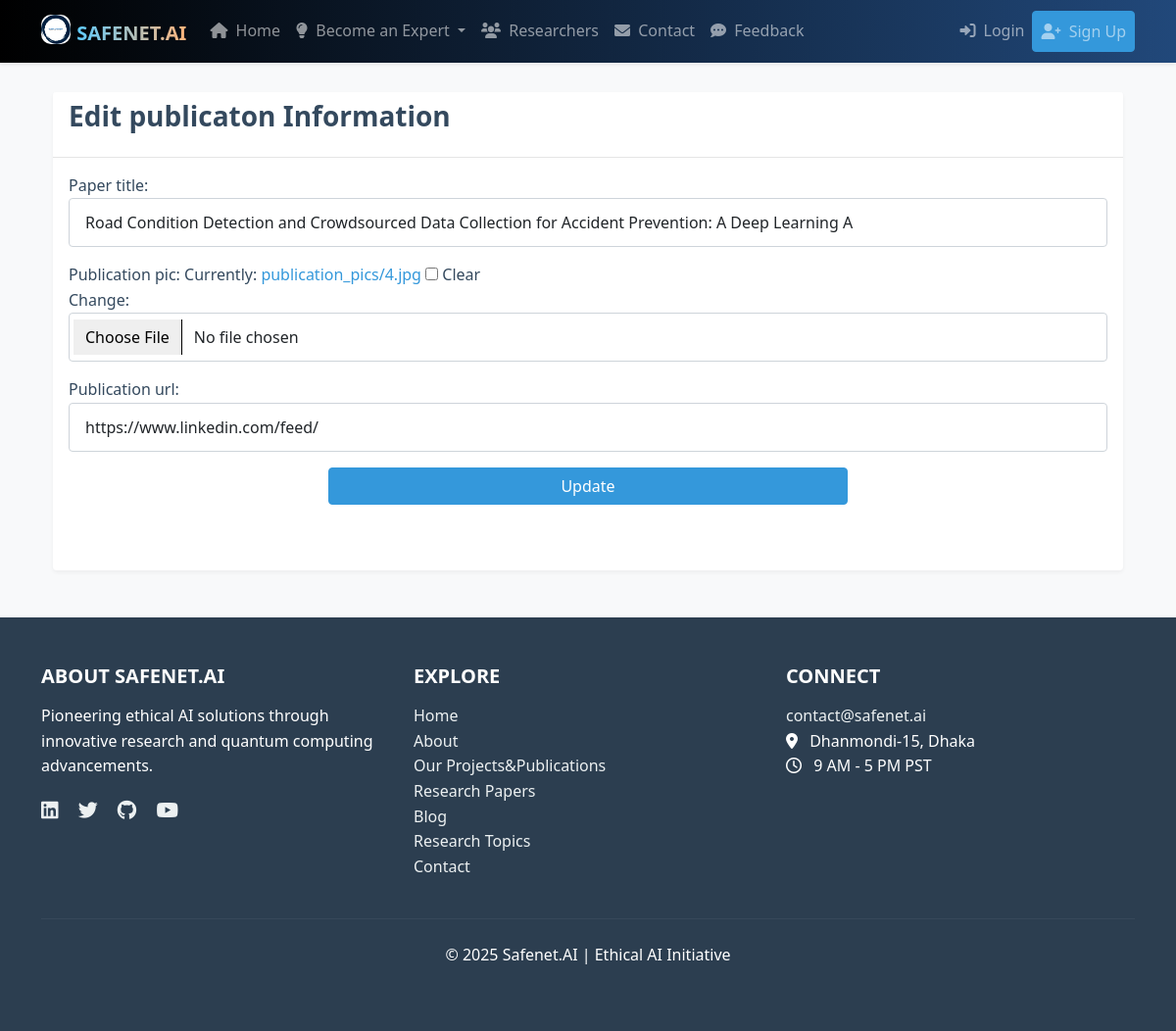
The page /PublicationProject/edit_publication/1 on the database its author committed.
### PublicationProject/models.py (models this page shows, shortened)
class Publication(models.Model):
    id=models.AutoField(primary_key=True)
    paper_title = models.CharField(max_length=100)
    publication_pic = models.ImageField(upload_to='publication_pics/', blank=True)
    publication_url=models.URLField(max_length=200)

### PublicationProject/views.py (the view)
# urls.py: path("edit_publication/<int:id>", views.edit_publication, name='edit_publication'),
def edit_publication(request, id):
    paper_info = Publication.objects.get(pk=id)
    form = forms.Publication_form(instance=paper_info)
    diction = {}
    if request.method == "POST":
        form = forms.Publication_form(request.POST, request.FILES, instance=paper_info)
        if form.is_valid():
            form.save(commit=True)
            diction.update({'sucess_text': 'Successfully Updated '})
    diction.update({'edit_form': form})
    diction.update({'id': id})
    return render(request, 'project_publication/Edit_publication.html', context=diction)

### PublicationProject/forms.py
class Publication_form(forms.ModelForm):
    class Meta:
        model=Publication
        fields= "__all__"

### templates/project_publication/Edit_publication.html (shortened to what this page needs)
{% extends 'base.html' %}
{% load static %}
{% block content %}
<div class="container">
    <div class="card">
        <div class="card-header">
            <h3 class="Header_title">Edit publicaton Information</h3>
        </div>
        <div class="card-body">
            <form enctype="multipart/form-data" method="POST">
                {{ edit_form.as_p }}
                <div class="d-flex justify-content-center" style="align-items: center; width: 100%;">
                    <button type="submit" class="btn btn-primary" style="width: 50%;">Update</button><br>
                </div>
            </form><br>
        </div>
        </form><br>
    </div>
</div>
</div>
{% endblock %}

### static/css/style.css (style rules this page uses)
:root { --primary-color: #3498db; --primary-dark: #2980b9; --secondary-color: #2c3e50; --light-color: #ecf0f1; --dark-color: #34495e; --danger-color: #e74c3c; --success-color: #2ecc71; --warning-color: #f39c12; --info-color: #3498db; --ai-color: #3498db; --quantum-color: #e74c3c; --hybrid-color: #9b59b6; }
body { font-family: 'Segoe UI', Tahoma, Geneva, Verdana, sans-serif; line-height: 1.6; color: var(--dark-color); background-color: #f8f9fa; padding-top: 70px; }
h1, h2, h3, h4, h5, h6 { margin-bottom: 1rem; font-weight: 600; }
a { color: var(--primary-color); text-decoration: none; transition: all 0.3s ease; }
.btn-primary { background-color: var(--primary-color); border-color: var(--primary-color); }
.card { margin-bottom: 1.5rem; box-shadow: 0 2px 4px rgba(0, 0, 0, 0.05); transition: all 0.3s ease; border: none; }
.card-header { background-color: white; border-bottom: 1px solid rgba(0, 0, 0, 0.1); font-weight: 600; }
.form-control { border-radius: 4px; padding: 0.75rem 1rem; }

### rows shown on the page
Publication: paper_title "Road Condition Detection and Crowdsourced Data Collection for Accident Prevention: A Deep Learning A", publication_url "https://www.linkedin.com/feed/"
